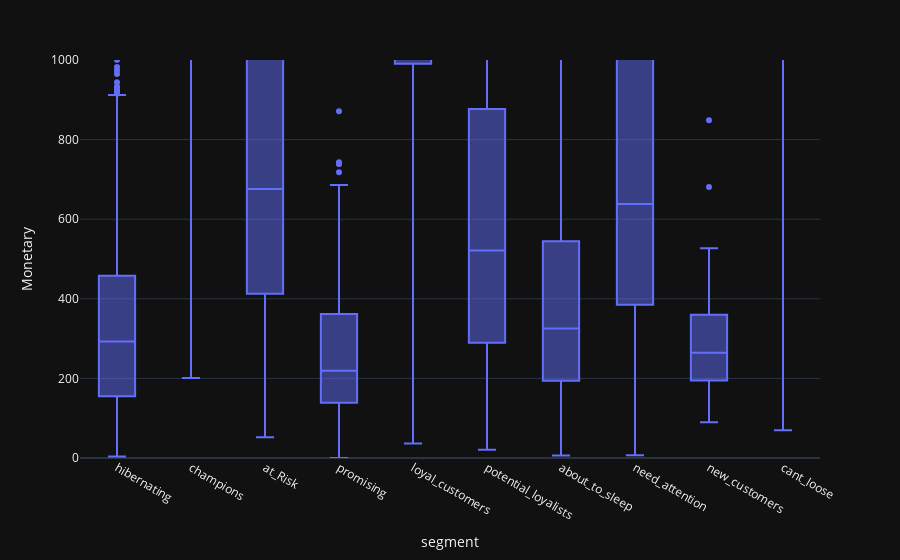

The notebook cell saved with this chart:
### Code cell
fig = px.box(rfm, y="Monetary", x = "segment")
fig.update_layout(yaxis_range=[0, 1000])
fig.show()

### Figure 1 — Plotly figure (JSON) as saved in the notebook; plotly's stock layout.template omitted (floating-point values rounded to 4 significant figures; data arrays with more than 128 entries replaced by an {"elided": "..."} marker saying what was removed)
{"data": [{"alignmentgroup": "True", "hovertemplate": "segment=%{x}<br>Monetary=%{y}<extra></extra>", "legendgroup": "", "marker": {"color": "#636efa"}, "name": "", "notched": false, "offsetgroup": "", "orientation": "v", "showlegend": false, "x": {"elided": "4339 str values"}, "x0": " ", "xaxis": "x", "y": {"elided": "4339 float values"}, "y0": " ", "yaxis": "y", "type": "box"}], "layout": {"xaxis": {"anchor": "y", "domain": [0.0, 1.0], "title": {"text": "segment"}}, "yaxis": {"anchor": "x", "domain": [0.0, 1.0], "title": {"text": "Monetary"}, "range": [0, 1000]}, "legend": {"tracegroupgap": 0}, "margin": {"t": 60}, "boxmode": "group"}}
